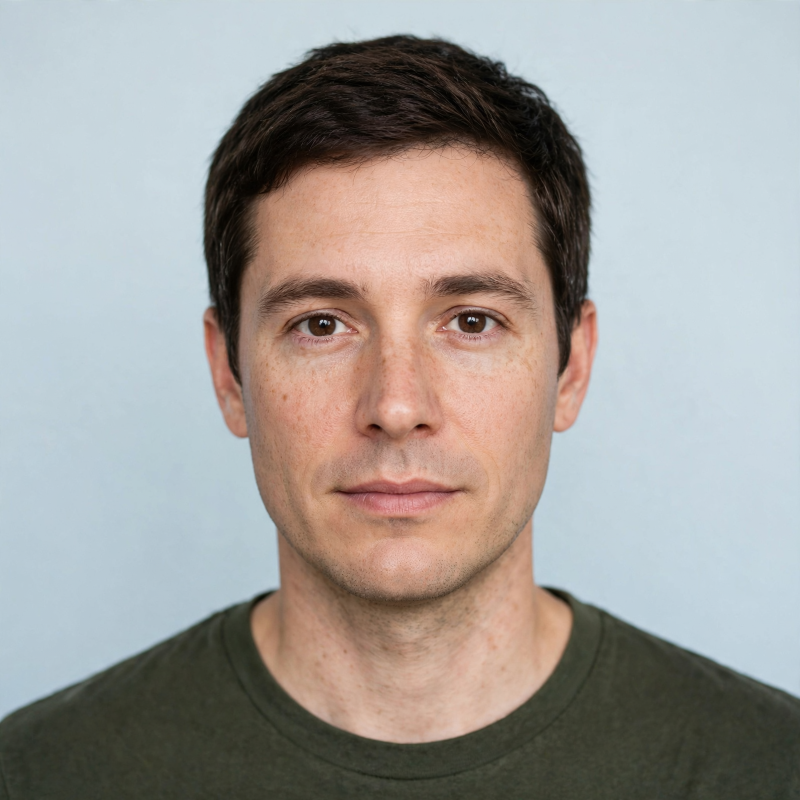
#> input picture veil/artifacts/smoke-001/fictional-face.png, 1600 x 1600 px, found by its file name (shown at 1/2 size)
$ python make_public_camera_challenge.py
#> lines starting #> are read from the running program, lines starting #| are printed output that depends on the picture; pictures that were not available may be replaced by others from this repository, and a replacement may not be noted
"""Real public camera background plus declared synthetic privacy overlays."""
import json,math,subprocess,hashlib,argparse
from pathlib import Path
import cv2,numpy as np
from PIL import Image,ImageDraw,ImageFont

ROOT=Path('artifacts/public-footage-001')
FONT='/System/Library/Fonts/Menlo.ttc'

def main():
 global ROOT
 parser=argparse.ArgumentParser();parser.add_argument('--root',type=Path,default=ROOT);ROOT=parser.parse_args().root
 target=ROOT/'challenge.mp4'
 if target.exists():raise SystemExit('Refusing to overwrite frozen challenge')
 cap=cv2.VideoCapture(str(ROOT/'background.mp4'))
 writer=cv2.VideoWriter(str(ROOT/'challenge-silent.mp4'),cv2.VideoWriter_fourcc(*'mp4v'),12,(360,640))
 portrait=Image.open('artifacts/smoke-001/fictional-face.png').convert('RGB').resize((88,104))
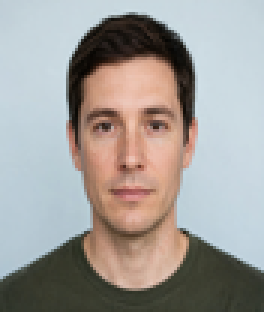
#> portrait: PIL image 88x104 RGB (shown 3 times larger); mean R, G, B 160.4, 156.7, 153
 truth=[];index=0
 while True:
  ok,frame=cap.read()
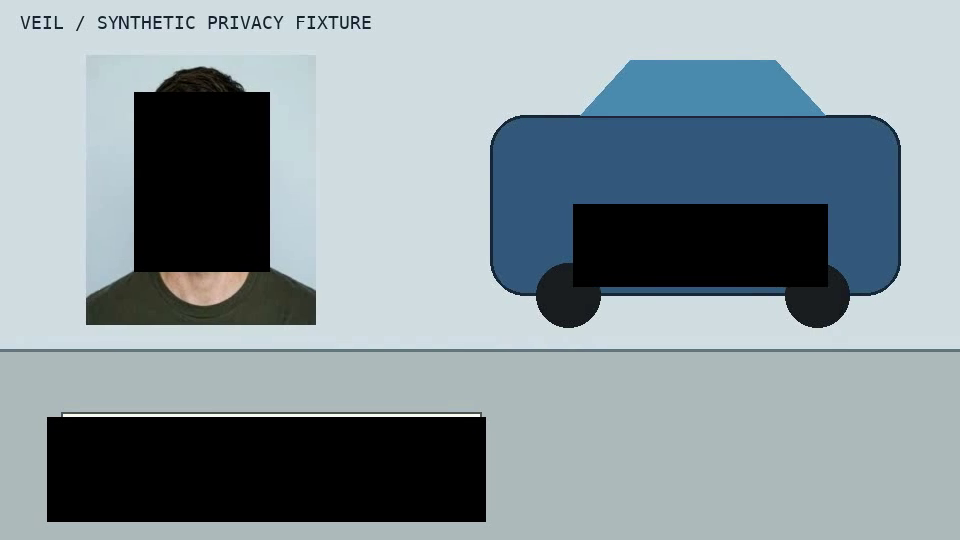
#> input picture frame 18 of veil/artifacts/api-export.mp4, 960 x 540 px, given in place of background.mp4, which was not available
#> frame is the input picture: shape (540, 960, 3); mean B, G, R 156, 150, 136.7
  if not ok:break
  image=Image.fromarray(cv2.cvtColor(frame,cv2.COLOR_BGR2RGB));draw=ImageDraw.Draw(image)
  draw.rectangle((0,0,360,32),fill=(15,25,35))
  draw.text((8,8),'VEIL / SYNTHETIC TEST OVERLAYS',font=ImageFont.truetype(FONT,12),fill=(240,245,250))
  face_x=246+round(4*math.sin(index/12));face_y=352
  image.paste(portrait,(face_x,face_y))
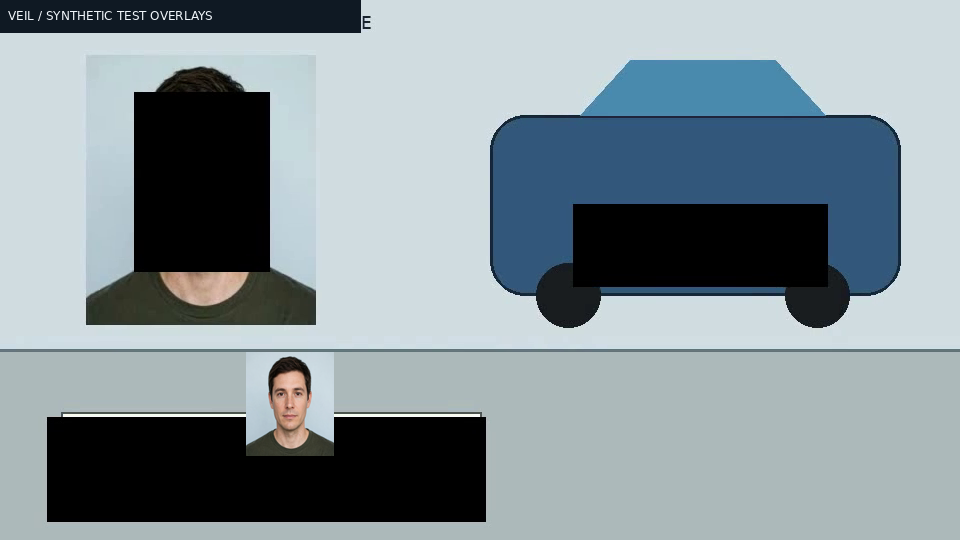
#> image: PIL image 960x540 RGB; mean R, G, B 133.8, 146.9, 152.9
  exposures=[]
  if 15<=index<54:
   text='202-555-0189';x=36+round(18*math.sin(index/11));y=135+round(index*.9)
  elif 75<=index<78:
   text='202-555-0128';x=42;y=500
  else:text=None
  if text:
   draw=ImageDraw.Draw(image)
   draw.rounded_rectangle((x,y,x+282,y+52),radius=4,fill=(255,253,239),outline=(30,45,55),width=2)
   f=ImageFont.truetype(FONT,27);position=(x+15,y+10)
   draw.text(position,text,font=f,fill=(8,12,15))
   box=draw.textbbox(position,text,font=f)
   exposures.append({'category':'phone_number','box':list(box),'synthetic_value':text})
  writer.write(cv2.cvtColor(np.array(image),cv2.COLOR_RGB2BGR))
  truth.append({'frame':index,'time_ms':round(index*1000/12),'phone_regions':exposures,
                'face_source_panel':[face_x,face_y,face_x+88,face_y+104]})
  index+=1
 cap.release();writer.release()
 subprocess.run(['ffmpeg','-v','error','-y','-i',str(ROOT/'challenge-silent.mp4'),'-i','artifacts/smoke-001/speech.wav',
  '-filter_complex','[1:a]adelay=1000,apad[a]','-map','0:v:0','-map','[a]','-t','8','-c:v','libx264','-crf','18',
  '-pix_fmt','yuv420p','-c:a','aac','-movflags','+faststart','-map_metadata','-1',str(target)],check=True)
 evaluation=ROOT/'evaluation-only';evaluation.mkdir(exist_ok=True)
 (evaluation/'truth.json').write_text(json.dumps({'fps':12,'duration_ms':8000,'frames':truth,
  'speech_interval_ms':[1000,7371],'face_metric':'source panel is not facial segmentation truth'},indent=2)+'\n')
 (ROOT/'challenge-provenance.json').write_text(json.dumps({'background':'source-provenance.json','hybrid':True,
  'not_real_person_data':True,'privacy_targets':'fictional generated portrait and fake visual/spoken phone numbers',
  'sha256':hashlib.sha256(target.read_bytes()).hexdigest(),'frames':index,
  'limitation':'real public camera background with synthetic exposures, not a real-person privacy benchmark'},indent=2)+'\n')
 print('Created frozen public-camera hybrid:',index,'frames')
if __name__=='__main__':main()
